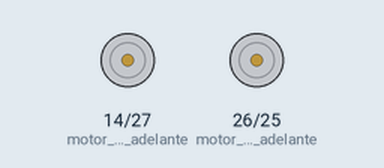
Recording of a program running on a simulated ESP32 board running MicroPython. Parts: motor-driver pin pairs drawn as motors (green arrow = first pin HIGH = forward, orange = second pin HIGH = backward, longer = more drive, scaled by the enable pin). Library files of the repository ran but are not shown: 1 file(s); what the program prints to the serial console is not drawn.

Above: at 1.05 s.
Timing chart, 0 to 4.0 s (numbered marks = the images above):
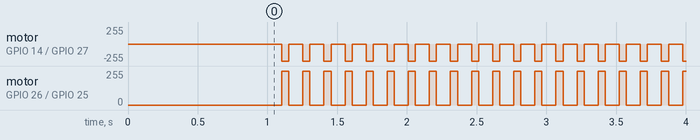

The program:

main.py
```python
from machine import Pin
import time

# Pines para sensores de línea
sensor_izq = Pin(32, Pin.IN)    # Sensor izquierdo
sensor_centro = Pin(33, Pin.IN)  # Nuevo sensor central
sensor_der = Pin (35, Pin.IN)    # Sensor derecho - cambiado a pin 2

# Pines para control de motores
#naranja
motor_izq_adelante = Pin(14, Pin.OUT)
motor_izq_atras = Pin(27, Pin.OUT)
#morado
motor_der_adelante = Pin(26, Pin.OUT)
motor_der_atras = Pin(25, Pin.OUT)

# Pines Enable (ajusta según tu conexión)
enable_izq = Pin(12, Pin.OUT)
enable_der = Pin(13, Pin.OUT)

# Encender enables
enable_izq.value(1)
enable_der.value(1)

def avanzar():
    print("Avanzando")
    motor_izq_adelante.value(1)
    motor_izq_atras.value(0)
    motor_der_adelante.value(1)
    motor_der_atras.value(0)

def girar_izquierda():
    print("Girando a la izquierda")
    motor_izq_adelante.value(0)  # Detener motor izquierdo
    motor_izq_atras.value(0)
    motor_der_adelante.value(1)  # Motor derecho adelante
    motor_der_atras.value(0)

def girar_derecha():
    print("Girando a la derecha")
    motor_izq_adelante.value(1)  # Motor izquierdo adelante
    motor_izq_atras.value(0)
    motor_der_adelante.value(0)  # Detener motor derecho
    motor_der_atras.value(0)

def girar_izquierda_fuerte():
    print("Girando fuertemente a la izquierda")
    motor_izq_adelante.value(0)
    motor_izq_atras.value(1)     # Motor izquierdo atrás
    motor_der_adelante.value(1)  # Motor derecho adelante
    motor_der_atras.value(0)

def girar_derecha_fuerte():
    print("Girando fuertemente a la derecha")
    motor_izq_adelante.value(1)  # Motor izquierdo adelante
    motor_izq_atras.value(0)
    motor_der_adelante.value(0)
    motor_der_atras.value(1)     # Motor derecho atrás

def detener():
    print("Deteniendo motores")
    motor_izq_adelante.value(0)
    motor_izq_atras.value(0)
    motor_der_adelante.value(0)
    motor_der_atras.value(0)

# Función de lectura de sensores
def leer_sensores():
    izq = sensor_izq.value()
    centro = sensor_centro.value()
    der = sensor_der.value()
    print(f"Sensores - Izq: {izq}, Centro: {centro}, Der: {der}")
    return izq, centro, der

# Asumiendo: 1 = línea blanca (fuera de la línea), 0 = línea negra
try:
    print("Iniciando seguidor de línea con 3 sensores")
    time.sleep(1)  # Pausa inicial

    while True:
        izq, centro, der = leer_sensores()

        # Lógica de seguimiento de línea
        if centro == 0:  # Sensor central detecta línea
            avanzar()  # Avanzar recto
        elif izq == 0:   # Sensor izquierdo detecta línea
            girar_izquierda()
        elif der == 0:   # Sensor derecho detecta línea
            girar_derecha()
        elif izq == 1 and centro == 1 and der == 1:  # Todos fuera de línea
            # Girar hasta encontrar la línea nuevamente
            # Opcionalmente puedes mantener el último giro
            detener()
            time.sleep(0.1)
            girar_izquierda_fuerte()  # O puedes usar girar_derecha_fuerte()

        time.sleep(0.05)  # Pequeña pausa para estabilidad

except KeyboardInterrupt:
    detener()
    print("Programa detenido")
```

Measured:
- by itself, motor on GPIO 14 (motor_izq_adelante) / GPIO 27 (motor_izq_atras): alternates backward 255/255 for 0.05 s and stopped for 0.10 s
- by itself, motor on GPIO 26 (motor_der_adelante) / GPIO 25 (motor_der_atras): alternates forward 255/255 for 0.05 s and stopped for 0.10 s
